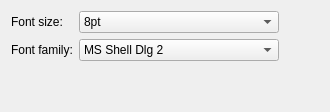
         <widget class="QWidget" name="guisettingsTab">
          <attribute name="title">
           <string>GUI Settings</string>
          </attribute>
          <layout class="QGridLayout" name="gridLayout_24">
           <item row="0" column="1">
            <widget class="QComboBox" name="guiFontSizeCombobox">
             <item>
              <property name="text">
               <string>8pt</string>
              </property>
             </item>
             <item>
              <property name="text">
               <string>9pt</string>
              </property>
             </item>
             <item>
              <property name="text">
               <string>10pt</string>
              </property>
             </item>
             <item>
              <property name="text">
               <string>11pt</string>
              </property>
             </item>
             <item>
              <property name="text">
               <string>12pt</string>
              </property>
             </item>
             <item>
              <property name="text">
               <string>13pt</string>
              </property>
             </item>
             <item>
              <property name="text">
               <string>14pt</string>
              </property>
             </item>
             <item>
              <property name="text">
               <string>15pt</string>
              </property>
             </item>
             <item>
              <property name="text">
               <string>16pt</string>
              </property>
             </item>
             <item>
              <property name="text">
               <string>17pt</string>
              </property>
             </item>
             <item>
              <property name="text">
               <string>18pt</string>
              </property>
             </item>
             <item>
              <property name="text">
               <string>19pt</string>
              </property>
             </item>
             <item>
              <property name="text">
               <string>20pt</string>
              </property>
             </item>
             <item>
              <property name="text">
               <string>21pt</string>
              </property>
             </item>
            </widget>
           </item>
           <item row="2" column="0">
            <spacer name="verticalSpacer_26">
             <property name="orientation">
              <enum>Qt::Orientation::Vertical</enum>
             </property>
             <property name="sizeHint" stdset="0">
              <size>
               <width>20</width>
               <height>40</height>
              </size>
             </property>
            </spacer>
           </item>
           <item row="0" column="2">
            <spacer name="horizontalSpacer_48">
             <property name="orientation">
              <enum>Qt::Orientation::Horizontal</enum>
             </property>
             <property name="sizeHint" stdset="0">
              <size>
               <width>40</width>
               <height>20</height>
              </size>
             </property>
            </spacer>
           </item>
           <item row="0" column="0">
            <widget class="QLabel" name="label_108">
             <property name="text">
              <string>Font size:</string>
             </property>
            </widget>
           </item>
           <item row="1" column="0">
            <widget class="QLabel" name="label_109">
             <property name="text">
              <string>Font family:</string>
             </property>
            </widget>
           </item>
           <item row="1" column="1">
            <widget class="QComboBox" name="guiFontFamilyCombobox">
             <property name="minimumSize">
              <size>
               <width>200</width>
               <height>0</height>
              </size>
             </property>
             <item>
              <property name="text">
               <string>MS Shell Dlg 2</string>
              </property>
             </item>
             <item>
              <property name="text">
               <string>Courier New</string>
              </property>
             </item>
             <item>
              <property name="text">
               <string>Courier</string>
              </property>
             </item>
             <item>
              <property name="text">
               <string>Arial</string>
              </property>
             </item>
             <item>
              <property name="text">
               <string>Times New Roman</string>
              </property>
             </item>
            </widget>
           </item>
          </layout>
         </widget>
